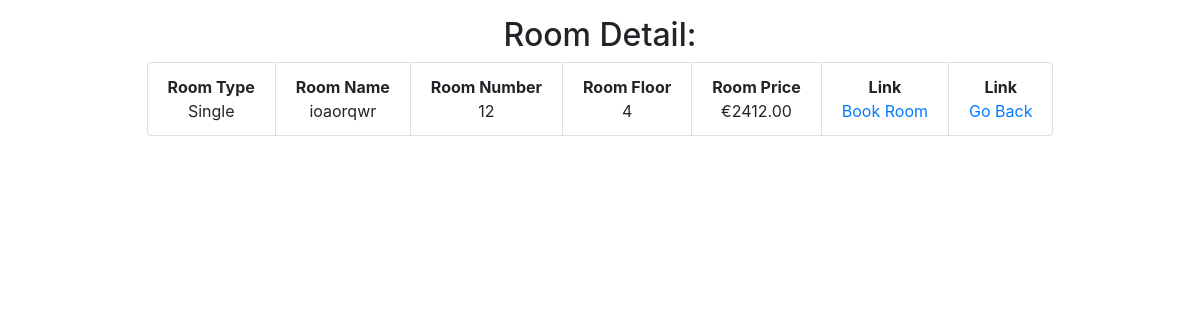
Screenshot of /room.php?id=13 with the database file from the repository.
### tables this page shows
CREATE TABLE `rooms` (
  `room_id` int(11) NOT NULL,
  `room_name` varchar(50) NOT NULL,
  `room_price` decimal(11,2) NOT NULL,
  `room_number` int(11) NOT NULL,
  `room_floor` int(11) NOT NULL,
  `category_id` int(11) NOT NULL,
  `room_description` varchar(255) NOT NULL
);

CREATE TABLE `categories` (
  `category_id` int(11) NOT NULL,
  `category_name` varchar(100) NOT NULL
);

### private/class.php (called while the page is built, shortened)
<?php
class Database
{
    protected $hostname;
    protected $username;
    protected $password;
    protected $dbname;
    private $charset = 'utf8mb4';
    public function __construct($host, $user, $pass, $db)
    {
        $this->hostname = $host;
        $this->username = $user;
        $this->password = $pass;
        $this->dbname = $db;
    }
    public function connect()
    {
        $dsn = "mysql:host=$this->hostname;dbname=$this->dbname;charset=$this->charset";
        $options = [
            PDO::ATTR_ERRMODE            => PDO::ERRMODE_EXCEPTION,
            PDO::ATTR_DEFAULT_FETCH_MODE => PDO::FETCH_ASSOC,
            PDO::ATTR_EMULATE_PREPARES   => false,
        ];
        try {
            $this->pdo = new PDO($dsn, $this->username, $this->password, $options);
        } catch (\PDOException $e) {
            throw new \PDOException($e->getMessage(), (int) $e->getCode());
        }
    }
}
$db = new Database('localhost','root','','hotelcalifornia');

### public/room.php (the view, shortened to what this page needs)
<?php
require '../private/class.php';
$stmt = $db->pdo->prepare("SELECT * FROM categories INNER JOIN rooms ON categories.category_id = rooms.category_id WHERE room_id = :room_id");
$stmt->bindParam(':room_id', $_GET['id']);
$stmt->execute();
$results = $stmt->fetch(PDO::FETCH_ASSOC);
?>
<!DOCTYPE html>
<html lang="en">
<head>
    <link rel="stylesheet" href="https://stackpath.bootstrapcdn.com/bootstrap/4.5.0/css/bootstrap.min.css">
</head>
<body>
<div class="container p-3">
    <main class="text-center">
        <h2>Room Detail:</h2>
    </main>
    <ul class="list-group list-group-horizontal justify-content-center text-center">
        <li class="list-group-item"><b>Room Type</b><br><?php echo $results['category_name'];?></li>
        <li class="list-group-item"><b>Room Name</b><br><?php echo $results['room_name'];?></li>
        <li class="list-group-item"><b>Room Number</b><br><?php echo $results['room_number'];?></li>
        <li class="list-group-item"><b>Room Floor</b><br><?php echo $results['room_floor'];?></li>
        <li class="list-group-item"><b>Room Price</b><br>&euro;<?php echo $results['room_price'];?></li>
        <li class="list-group-item"><b>Link</b><br><a href="book.php?id=<?php echo $_GET['id'];?>">Book Room</a></li>
        <li class="list-group-item"><b>Link</b><br><a href="category.php?categoryid=<?php echo $results['category_id']?>">Go Back</a></li>
    </ul>
</div>
</body>
</html>

### rows the page displays
rooms: category.category_name "Single", room_name "ioaorqwr", room_number "12", room_floor "4", room_price "2412.00"
